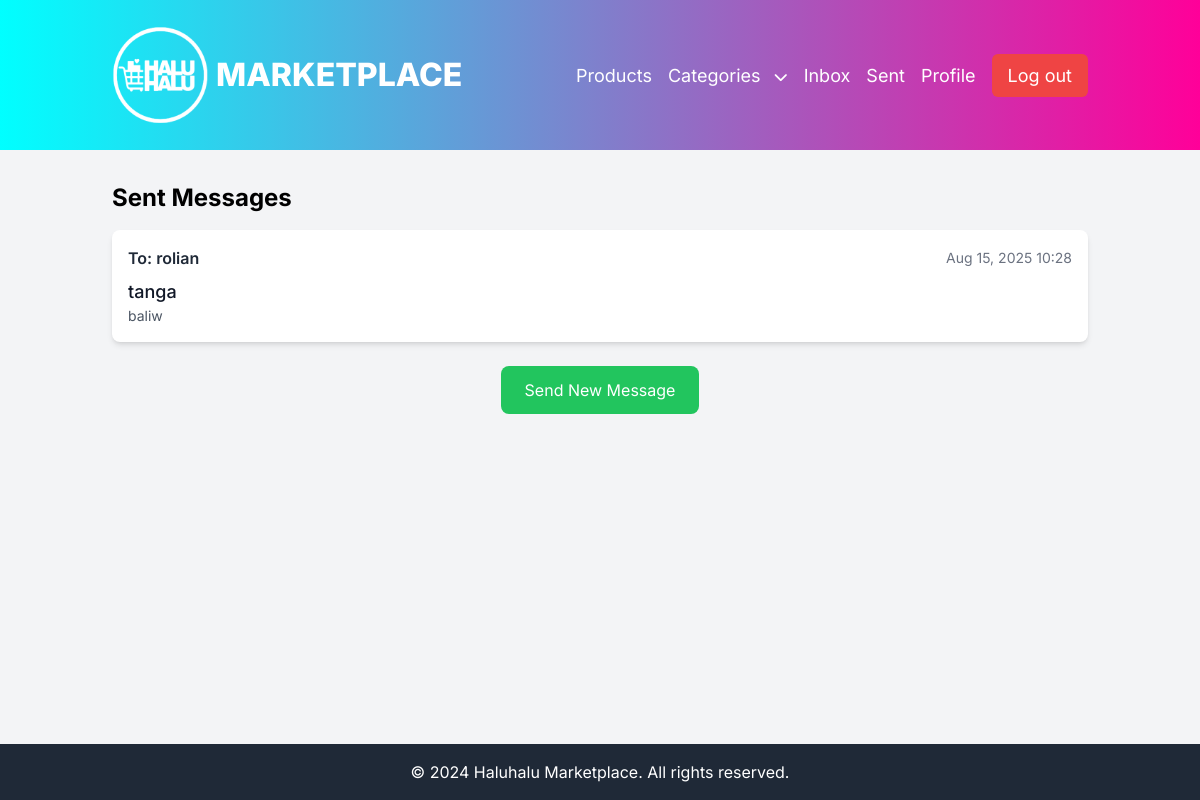
The app's page /messages/sent/ (signed in), older data.
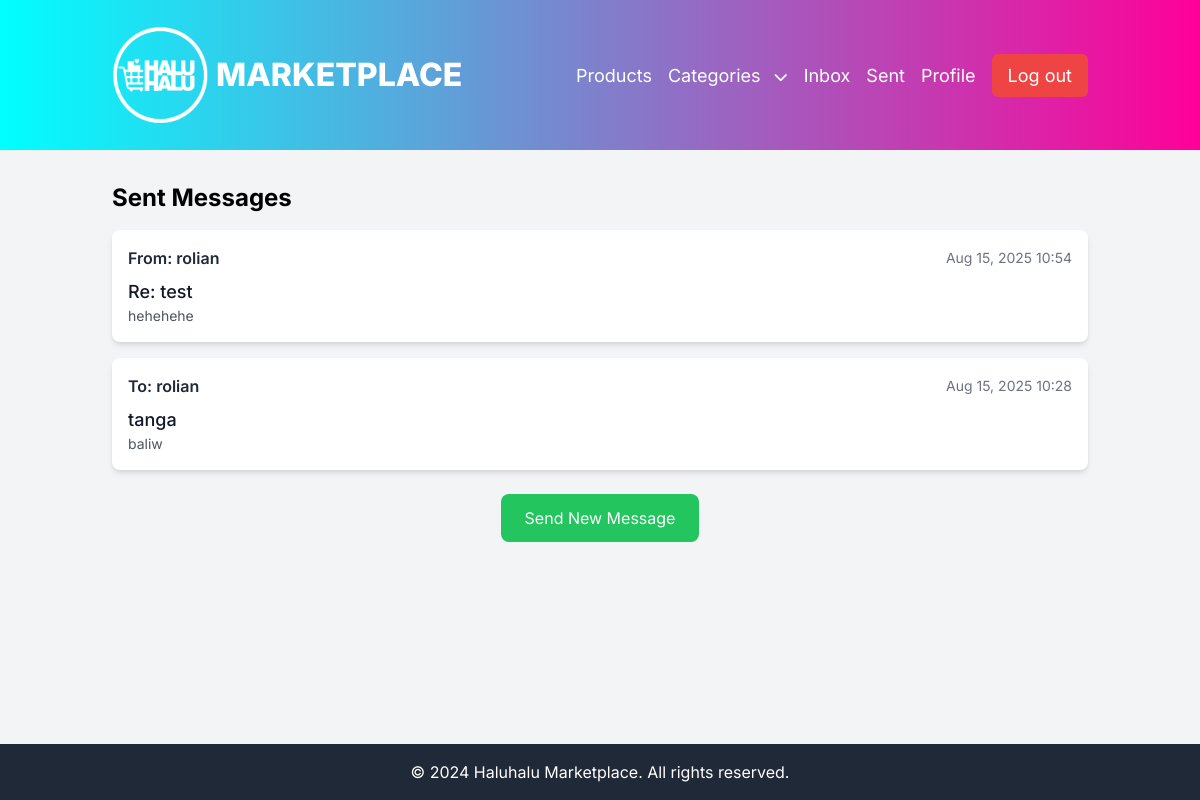
The same page, newer data.
### core/models.py (models this page shows, shortened)
class Message(models.Model):
    sender = models.ForeignKey(settings.AUTH_USER_MODEL, on_delete=models.CASCADE, related_name='sent_messages')
    receiver = models.ForeignKey(settings.AUTH_USER_MODEL, on_delete=models.CASCADE, related_name='received_messages')
    subject = models.CharField(max_length=255)
    body = models.TextField()
    sent_at = models.DateTimeField(auto_now_add=True)
    is_read = models.BooleanField(default=False)
    parent_message = models.ForeignKey('self', on_delete=models.SET_NULL, null=True, blank=True, related_name='replies')
    conversation_starter = models.ForeignKey('self', on_delete=models.SET_NULL, null=True, blank=True, related_name='conversation_messages_set') # Renamed related_name to avoid conflict
    class Meta:
        ordering = ['sent_at'] # Order messages by oldest first for conversation view

class CustomUser(AbstractUser):
    profile_pic = models.ImageField(upload_to='profile_pics', null=True, blank=True)

### core/views.py (the view)
# urls.py: path('messages/sent/', SentMessagesView.as_view(), name='sent_messages'),
class SentMessagesView(LoginRequiredMixin, ListView):
    model = Message
    template_name = 'core/sent.html'
    context_object_name = 'conversations'
    paginate_by = 10
    login_url = 'login'
    def get_queryset(self):
        user_sent_messages = Message.objects.filter(sender=self.request.user)
        conversation_starters_involved = user_sent_messages.values_list('conversation_starter', flat=True).distinct()
        messages_as_starters = user_sent_messages.filter(conversation_starter__isnull=True).values_list('pk', flat=True)
        all_relevant_starter_pks = set(list(conversation_starters_involved) + list(messages_as_starters))
        all_relevant_starter_pks.discard(None)
        latest_messages_per_conversation = []
        for starter_pk in all_relevant_starter_pks:
            starter_message = get_object_or_404(Message, pk=starter_pk)
            last_message_in_thread = Message.objects.filter(
                Q(conversation_starter=starter_message) | Q(pk=starter_message.pk),
                Q(sender=self.request.user) | Q(receiver=self.request.user)
            ).order_by('-sent_at').first()
            if last_message_in_thread:
                latest_messages_per_conversation.append(last_message_in_thread)
        return sorted(latest_messages_per_conversation, key=lambda x: x.sent_at, reverse=True)

### core/context_processors.py (called while the page is built)
def categories_processor(request):
    unique_categories = Product.objects.values_list('category', flat=True).distinct().order_by('category')
    return {'categories': unique_categories}

### core/templates/core/sent.html (shortened to what this page needs)
{% extends 'base.html' %}
{% block content %}
<h2 class="text-2xl font-bold mb-4">Sent Messages</h2>
{% if conversations %}
    <div class="space-y-4">
        {% for message in conversations %}
            <a href="{% url 'message_detail' message.conversation_starter.pk|default:message.pk %}" class="block bg-white rounded-lg shadow-md p-4 hover:shadow-lg transition-shadow duration-200">
                <div class="flex justify-between items-center mb-2">
                    <span class="font-semibold text-gray-800">
                        {% if request.user == message.sender %}
                            To: {{ message.receiver.username }}
                        {% else %}
                            From: {{ message.sender.username }}
                        {% endif %}
                    </span>
                    <span class="text-sm text-gray-500">{{ message.sent_at|date:"M d, Y H:i" }}</span>
                </div>
                <h3 class="text-lg font-medium text-gray-900">{{ message.subject }}</h3>
                <p class="text-gray-600 text-sm line-clamp-2">{{ message.body }}</p>
            </a>
        {% endfor %}
    </div>
{% else %}
    <p class="text-gray-600">You haven't sent any messages yet.</p>
{% endif %}
<div class="mt-6 text-center">
    <a href="{% url 'message_send' %}" class="px-6 py-3 bg-green-500 text-white rounded-lg hover:bg-green-600 inline-block">Send New Message</a>
</div>
{% endblock %}

Row changes from the older to the newer data that the page shows:
added Message: sender.username "rolian", sent_at "Aug 15, 2025 10:54", subject "Re: test", body "hehehehe"
